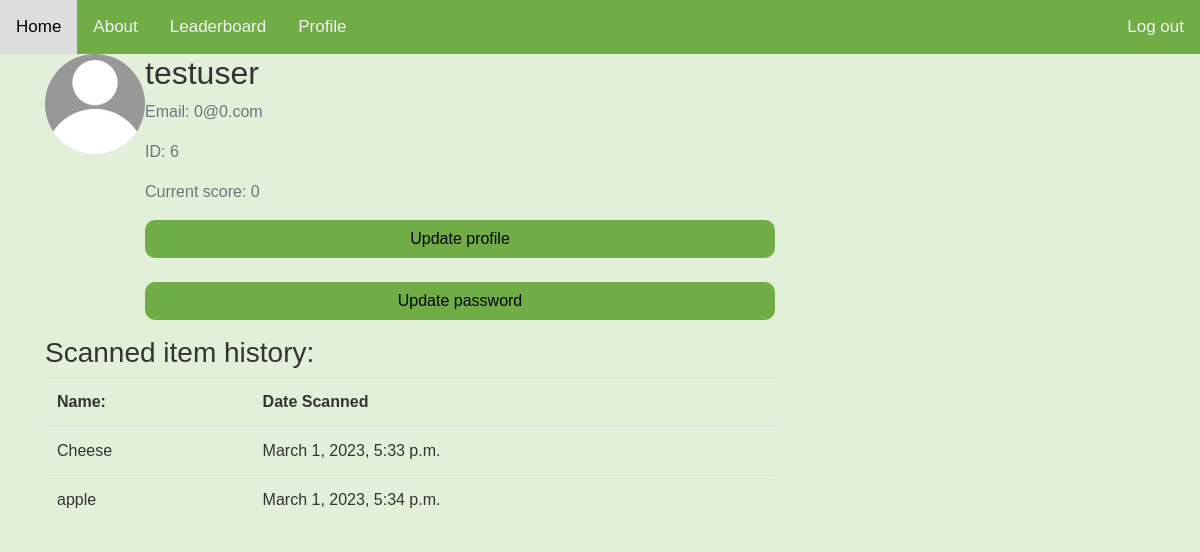
Screenshot of /profile/ (signed in) with the database file from the repository.
### users/models.py (models this page shows, shortened)
class Profile(models.Model):
    user = models.OneToOneField(User, on_delete=models.CASCADE)
    image = models.ImageField(default='default.jpg', upload_to='profile_pics')
    score = models.IntegerField(default=0)
    userRank = models.IntegerField(default=0)

class History(models.Model):
    name = models.CharField(max_length=200)
    userId = models.ForeignKey(Profile, on_delete=models.CASCADE)
    date_Added = models.DateTimeField(auto_now_add=True)
    """
    When it calls itself, returns the usernames
    @param self - The object
    @return The usernames from the database
    """

### users/views.py (the view)
# urls.py: path('profile/', views.profile, name='user-profile'),
@login_required
def profile(request):
    history = History.objects.order_by('date_Added')
    context = {
        'data': history
    }
    return render(request, 'users/profile.html', context)

### users/templates/users/profile.html
{% extends "Food_Scanner/base.html" %} {% load crispy_forms_tags %} {% block content %}
<div class="content-section">
    <div class="media">
        <img class="rounded-circle account-img" src="{{ user.profile.image.url }}" width="100" height="auto" />
        <div class="media-body">
            <h2 class="account-heading">{{ user.username }}</h2>
            <p class="text-secondary">Email: {{ user.email }}</p>
            <p class="text-secondary">ID: {{ user.id }}</p>
            <p class="text-secondary">Current score: {{ user.profile.score }}</p>
            <div class="form-group">
                <form action="{% url 'user-profile_update' %}">
                    <input class="btn btn-login" type="submit" value="Update profile" />
                </form>
                <br>
                <form action="{% url 'update_password' %}">
                    <input class="btn btn-login" type="submit" value="Update password" />
                </form>
            </div>
        </div>
    </div>
    <div class="history">
        <h3>Scanned item history:</h3>
        <table class="table table-condensed">
            <tr>
                <th>Name:</th>
                <th>Date Scanned</th>
            </tr>
            {% for item in data %} {% if user.profile.id == item.userId_id %}
            <tr>
                <td>{{item.name}}</td>
                <td>{{item.date_Added}}</td>
            </tr>
            {% endif %}{% endfor %}
        </table>
    </div>
</div>
{% endblock content %}

### Food_Scanner/static/Food_Scanner/main.css (style rules this page uses)
body { background: #e2f0d9; color: #333333; font-family: Arial, Helvetica, sans-serif; }
.btn-login { background-color: #70ad47; border-radius: 10px; transition-duration: 0.4s; width: 100%; }

### rows the page displays
History: name "Cheese", date_Added "March 1, 2023, 5:33 p.m."
History: name "apple", date_Added "March 1, 2023, 5:34 p.m."

### other values shown
{{ user.username }} "testuser"
{{ user.email }} "0@0.com"
{{ user.id }} "6"
{{ user.profile.score }} "0"
